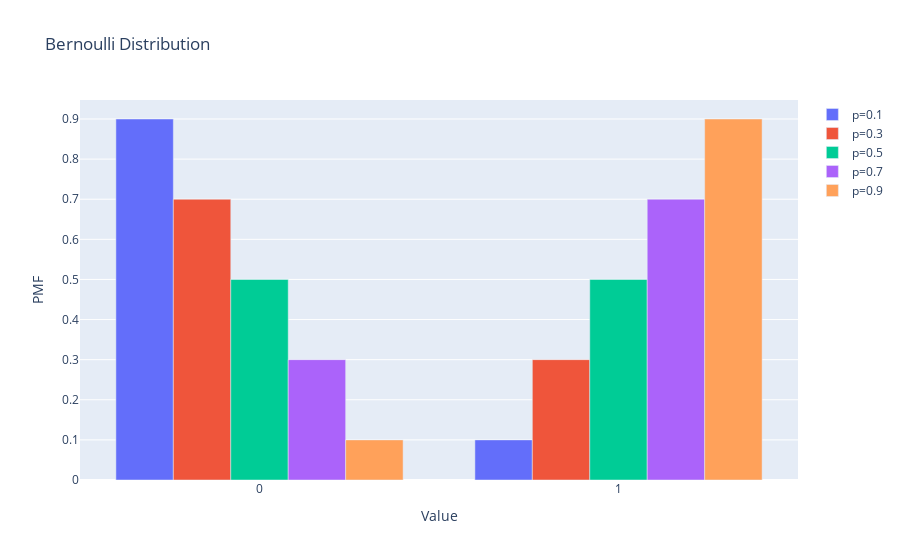

Notebook code for this chart:
### Code cell
p_values = [0.1, 0.3, 0.5, 0.7, 0.9]
bernoulli_fig = go.Figure()
for p in p_values:
    bernoulli_fig.add_trace(go.Bar(x=[0, 1], y=sts.bernoulli.pmf([0, 1], p), name=f"p={p}"))
bernoulli_fig.update_layout(title="Bernoulli Distribution", xaxis_title="Value", yaxis_title="PMF", barmode="group")
bernoulli_fig.show()

### Figure 1 — Plotly figure (JSON) as saved in the notebook; plotly's stock layout.template omitted (floating-point values rounded to 4 significant figures)
{"data": [{"name": "p=0.1", "type": "bar", "x": [0, 1], "y": [0.9, 0.1]}, {"name": "p=0.3", "type": "bar", "x": [0, 1], "y": [0.7, 0.3]}, {"name": "p=0.5", "type": "bar", "x": [0, 1], "y": [0.5, 0.5]}, {"name": "p=0.7", "type": "bar", "x": [0, 1], "y": [0.3, 0.7]}, {"name": "p=0.9", "type": "bar", "x": [0, 1], "y": [0.1, 0.9]}], "layout": {"barmode": "group", "title": {"text": "Bernoulli Distribution"}, "xaxis": {"title": {"text": "Value"}}, "yaxis": {"title": {"text": "PMF"}}}}
